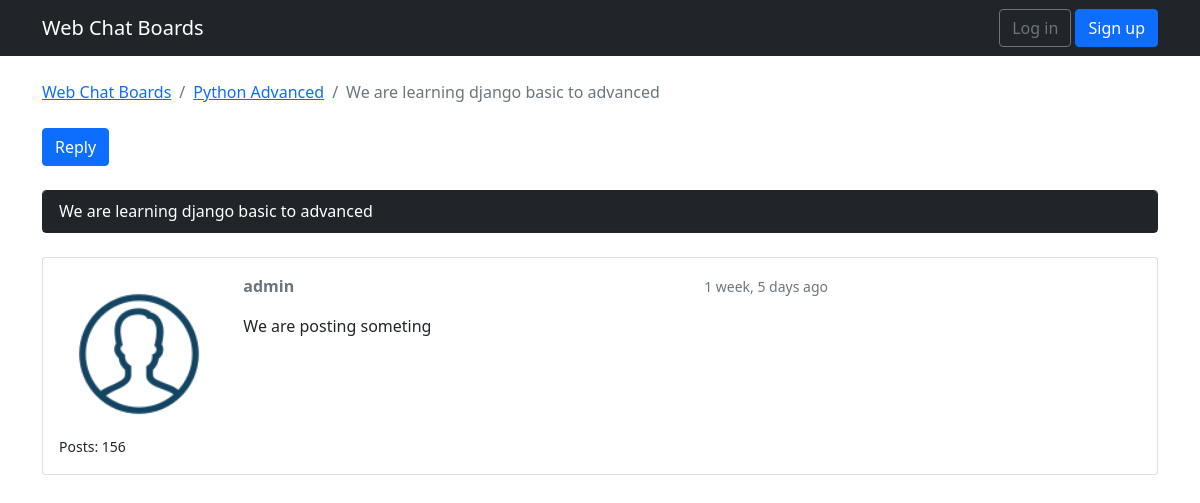
The app's page /board_topic/2/topics/3/, older data.
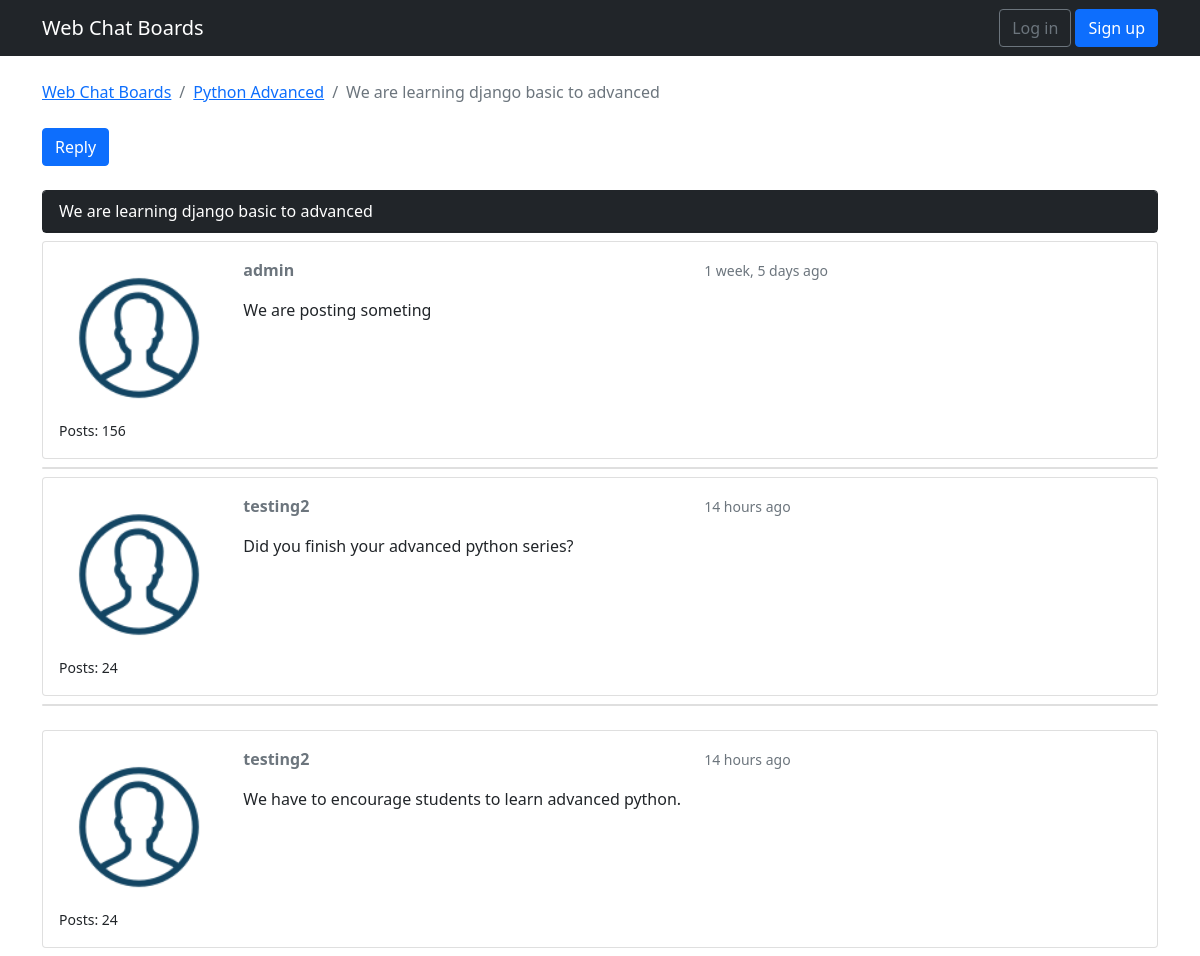
The same page, newer data.
### webchat/models.py (models this page shows, shortened)
class ChatTopic(models.Model):
    subject = models.CharField(max_length = 250)
    lastUpdate = models.DateTimeField(auto_now_add = True)
    boardName = models.ForeignKey(ChatBoard, related_name='topics',on_delete=models.CASCADE)
    boardStarter = models.ForeignKey(User, related_name='topics',on_delete=models.CASCADE)
    views = models.PositiveIntegerField(default=0)

class ChatBoard(models.Model):
    name = models.CharField(max_length = 35, unique = True)
    details = models.CharField(max_length = 150)

class Post(models.Model):
    message = models.TextField(max_length = 5000)
    topic = models.ForeignKey(ChatTopic, related_name = 'posts',on_delete=models.CASCADE)
    createdAt = models.DateTimeField(auto_now_add = True)
    updatedAt = models.DateTimeField(null = True)
    createdBy = models.ForeignKey(User, related_name = 'posts',on_delete=models.CASCADE)
    updatedBy = models.ForeignKey(User, null = True, related_name = '+',on_delete=models.CASCADE)
    def get_message_as_markdown(self):
        return mark_safe(markdown(self.message, sefe_mode='escape'))

### webchat/views.py (the view)
class PostListView(ListView):
    model = Post
    context_object_name = 'posts'
    template_name = 'topic_posts.html'
    paginate_by = 3
    def get_context_data(self, **kwargs):
        session_key = 'viewd_topic_{}'.format(self.topic.pk)
        if not self.request.session.get(session_key, False):
            self.topic.views += 1
            self.topic.save()
            self.request.session[session_key] = True
        kwargs['topic'] = self.topic
        return super().get_context_data(**kwargs)
    def get_queryset(self):
        self.topic = get_object_or_404(ChatTopic,boardName__pk=self.kwargs.get('pk'), pk=self.kwargs.get('topic_pk'))
        queryset = self.topic.posts.order_by('createdAt')
        return queryset

### templates/topic_posts.html (shortened to what this page needs)
{% extends 'base.html'%}
{% load static %}
{% load humanize %}
{% block stylesheet %}
<link rel="stylesheet" href="https://cdn.jsdelivr.net/simplemde/latest/simplemde.min.css">
{% endblock %}
{% block breadcrumb %}
    <li class="breadcrumb-item"><a href="{% url 'home' %}">Web Chat Boards</a></li>
    <li class="breadcrumb-item"><a href="{% url 'board_topic' topic.boardName.pk %}">{{ topic.boardName.name }}</a></li>
    <li class="breadcrumb-item active">{{ topic.subject }}</li>
{% endblock %}
{% block content %}
  <div class="mb-4">
    <a href="{% url 'reply_topic' topic.boardName.pk topic.pk %}" class="btn btn-primary" role="button">Reply</a>
  </div>
  {% for post in posts %}
  <div id="{{ post.pk }}" class="card {% if forloop.last %}mb-4{% else %}mb-2{% endif %} {% if forloop.first %} border-dark{% endif %}">
      {% if forloop.first %}
          <div class="card-header text-white bg-dark py-2 px-3">{{ topic.subject}}</div>
      {% endif %}
  </div>
    <div class="card mb-2">
      <div class="card-body p-3">
        <div class="row">
              <div class="col-2">
                  <img src="{% static 'img/member.png' %}" alt="{{ post.createdBy.username }}" class="w-100"/>
                    <small>Posts: {{ post.createdBy.posts.count }}</small>
              </div>
          <div class="col-10">
                <div class="row mb-3">
                      <div class="col-6">
                        <strong class="text-muted">{{ post.createdBy.username }}</strong>
                      </div>
                      <div class="col-6 text-right">
                        <small class="text-muted">{{ post.createdAt|naturaltime }}</small>
                      </div>
                </div>
            {{ post.get_message_as_markdown }}
          </div>
        </div>
      </div>
    </div>
  {% endfor %}
{% endblock %}

### templates/base.html (shortened to what this page needs)
<!DOCTYPE html>
<html lang="en">
{% load static %}
<html>
   <head>
      <link rel="stylesheet" href="{% static 'css/bootstrap.min.css' %}">
      {% block stylesheet %}{% endblock %}
   </head>
   <body>
      {% block body %}
      <nav class="navbar navbar-expand-sm navbar-dark bg-dark">
         <div class="container">
            <a class="navbar-brand" href="{% url 'home' %}">Web Chat Boards</a>
            <div class="collapse navbar-collapse" id="mainMenu">
               {% if user.is_authenticated %}
               <ul class="navbar-nav ms-auto">
                  <li class="nav-item dropdown">
                     <a class="nav-link dropdown-toggle" href="#" id="userMenu" data-bs-toggle="dropdown" aria-haspopup="true" aria-expanded="false">
                     {{ user.username }}
                     </a>
                     <div class="dropdown-menu dropdown-menu-right" aria-labelledby="userMenu">
                        <a class="dropdown-item" href="{% url 'my_account' %}">My account</a>
                        <a class="dropdown-item" href="{% url 'password_change' %}">Change password</a>
                        <div class="dropdown-divider"></div>
                        <a class="dropdown-item" href="{% url 'logout' %}">Log out</a>
                     </div>
                  </li>
               </ul>
               {% else %}
               <form class="form-inline ms-auto">
                  <a href="{% url 'login' %}" class="btn btn-outline-secondary">Log in</a>
                  <a href="{% url 'signup' %}" class="btn btn-primary ml-2">Sign up</a>
               </form>
               {% endif %}
            </div>
         </div>
      </nav>
      <div class="container">
         <ol class="breadcrumb my-4">
            {% block breadcrumb %}
            {% endblock %}
         </ol>
         {% block content %}
         {% endblock %}
      </div>
      {% endblock body %}
   </body>
</html>

Row changes from the older to the newer data that the page shows:
added Post: createdBy.posts.count "24", createdBy.username "testing2", createdAt "14 hours ago", get_message_as_markdown "Did you finish your advanced python series?"
added Post: createdBy.posts.count "24", createdBy.username "testing2", createdAt "14 hours ago", get_message_as_markdown "We have to encourage students to learn advanced python."
